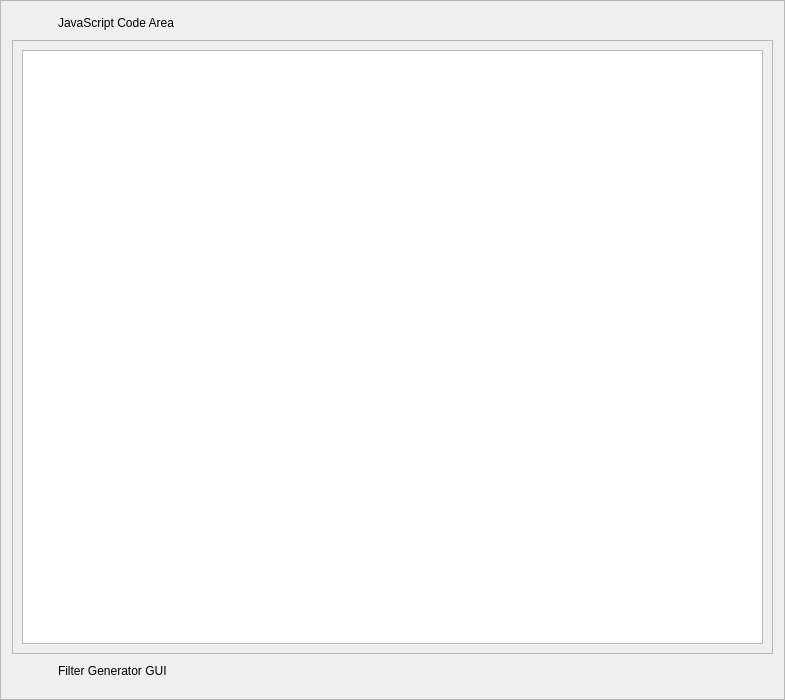
<?xml version="1.0" encoding="UTF-8"?>
<ui version="4.0">
 <class>FilterCreatorTab</class>
 <widget class="QFrame" name="FilterCreatorTab">
  <property name="geometry">
   <rect>
    <x>0</x>
    <y>0</y>
    <width>785</width>
    <height>700</height>
   </rect>
  </property>
  <property name="windowTitle">
   <string>Frame</string>
  </property>
  <property name="frameShape">
   <enum>QFrame::StyledPanel</enum>
  </property>
  <property name="frameShadow">
   <enum>QFrame::Raised</enum>
  </property>
  <layout class="QGridLayout" name="mainlayout">
   <item row="0" column="0">
    <widget class="PrimitiveButton" name="jsbut">
     <property name="sizePolicy">
      <sizepolicy hsizetype="Fixed" vsizetype="Fixed">
       <horstretch>0</horstretch>
       <verstretch>0</verstretch>
      </sizepolicy>
     </property>
     <property name="text">
      <string/>
     </property>
     <property name="flat">
      <bool>true</bool>
     </property>
    </widget>
   </item>
   <item row="0" column="1">
    <widget class="QLabel" name="label">
     <property name="frameShape">
      <enum>QFrame::NoFrame</enum>
     </property>
     <property name="frameShadow">
      <enum>QFrame::Plain</enum>
     </property>
     <property name="text">
      <string>JavaScript Code Area</string>
     </property>
    </widget>
   </item>
   <item row="1" column="0" colspan="2">
    <widget class="QFrame" name="jsframe">
     <property name="sizePolicy">
      <sizepolicy hsizetype="Preferred" vsizetype="Expanding">
       <horstretch>0</horstretch>
       <verstretch>0</verstretch>
      </sizepolicy>
     </property>
     <property name="frameShape">
      <enum>QFrame::StyledPanel</enum>
     </property>
     <property name="frameShadow">
      <enum>QFrame::Raised</enum>
     </property>
     <layout class="QGridLayout" name="gridLayout">
      <item row="0" column="0">
       <widget class="QTextEdit" name="jscode">
        <property name="sizePolicy">
         <sizepolicy hsizetype="Expanding" vsizetype="Expanding">
          <horstretch>0</horstretch>
          <verstretch>0</verstretch>
         </sizepolicy>
        </property>
       </widget>
      </item>
     </layout>
    </widget>
   </item>
   <item row="2" column="0">
    <widget class="PrimitiveButton" name="guibut">
     <property name="sizePolicy">
      <sizepolicy hsizetype="Fixed" vsizetype="Fixed">
       <horstretch>0</horstretch>
       <verstretch>0</verstretch>
      </sizepolicy>
     </property>
     <property name="text">
      <string/>
     </property>
     <property name="flat">
      <bool>true</bool>
     </property>
    </widget>
   </item>
   <item row="2" column="1">
    <widget class="QLabel" name="label_2">
     <property name="frameShape">
      <enum>QFrame::NoFrame</enum>
     </property>
     <property name="frameShadow">
      <enum>QFrame::Plain</enum>
     </property>
     <property name="text">
      <string>Filter Generator GUI</string>
     </property>
    </widget>
   </item>
   <item row="3" column="0" colspan="2">
    <widget class="FilterGeneratorGUI" name="guiframe">
     <property name="frameShape">
      <enum>QFrame::StyledPanel</enum>
     </property>
     <property name="frameShadow">
      <enum>QFrame::Raised</enum>
     </property>
    </widget>
   </item>
  </layout>
 </widget>
 <customwidgets>
  <customwidget>
   <class>PrimitiveButton</class>
   <extends>QPushButton</extends>
   <header>additionalgui.h</header>
  </customwidget>
  <customwidget>
   <class>FilterGeneratorGUI</class>
   <extends>QFrame</extends>
   <header>xmlgeneratorgui.h</header>
   <container>1</container>
  </customwidget>
 </customwidgets>
 <resources/>
 <connections/>
</ui>
